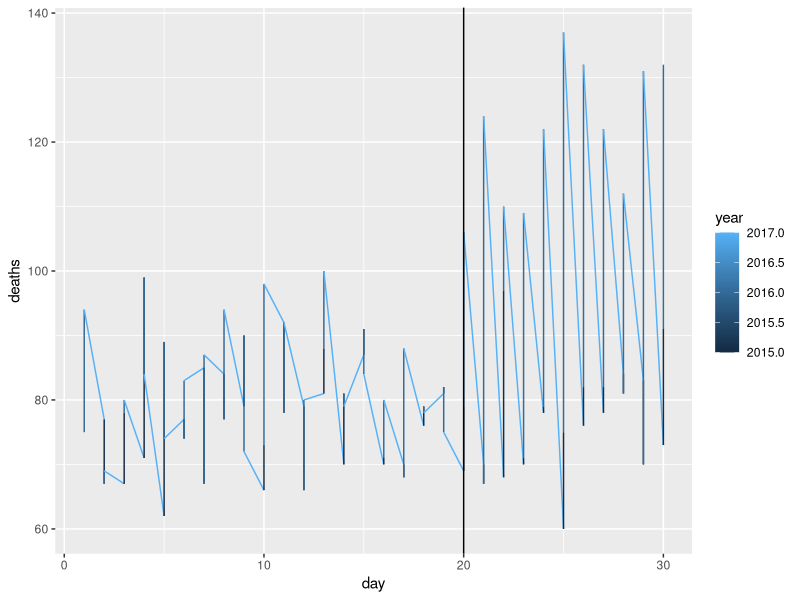

Reproduce this figure in R.
## ---- chunk 1
knitr::opts_chunk$set(echo = TRUE)
## ---- chunk 2
library(tidyverse)
fn <- system.file("extdata", "RD-Mortality-Report_2015-18-180531.pdf", package="dslabs")
## ---- chunk 3
#system2("open", args = fn)
## ---- chunk 4
library(pdftools)
txt = pdf_text(fn)
txt[1]
## ---- chunk 5
library(stringr)
x <- str_split(txt[9], '\n')
x
## ---- chunk 6
class(x)
## ---- chunk 7
length(x[[1]])
## ---- chunk 8
s <- x[[1]]
class(s)
## ---- chunk 9
length(s)
## ---- chunk 10
s_trim <- str_trim(s)
s_trim[[1]]
## ---- chunk 11
header_index <- s_trim[str_which(s, '2015')[[1]]]
header_index
## ---- chunk 12
header_index_list <- str_split(header_index, '     ')[[1]]
month <- header_index_list[[1]]
list1 <- str_split(header_index_list[[2]], '    ')
list2 <- str_split(header_index_list[[3]], '    ')
header <- c(list1[[1]][[1]], list1[[1]][[2]], list2[[1]][[1]], list2[[1]][[2]])
month
header
## ---- chunk 13
header[[3]]
## ---- chunk 14
tail_index <- str_which(s, "Total")
tail_index
## ---- chunk 15
n <- sum(str_detect(s, '\\s{20}\\d{1,10}'))
n
## ---- chunk 16
s_trim <- c(s[(4:6)], s[(8:9)], s[(11:35)])
length(s_trim)
## ---- chunk 17
s_final <- str_remove_all(s_trim, "[^\\d\\s]")
s_final
## ---- chunk 18
s <- str_split_fixed(s_final, "\\s+", n = 6)[,1:5]
## ---- chunk 19
df <- data.frame(s)
colnames(df) <- append(c("", 'day'), str_split(header, '\\s+')[(1:3)])
tab <- df[(2:5)]
## ---- chunk 20
mean(as.numeric(tab$"2015"))
## ---- chunk 21
mean(as.numeric(tab$"2016"))
## ---- chunk 22
mean(as.numeric(tab$"2017"[(1:19)]))
## ---- chunk 23
mean(as.numeric(tab$"2017"[(20:30)]))
## ---- chunk 24
tab <- tab %>% gather(year, deaths, -day) %>%
    mutate(deaths = as.numeric(deaths))
tab
## ---- chunk 25
tab$day <- as.numeric(tab$day)
tab$year <- as.numeric(tab$year)
tab$deaths <- as.numeric(tab$deaths)
library(ggplot2)
ggplot(tab) + 
    geom_line(aes(day, deaths, color = year)) +
    geom_vline(xintercept = 20)
